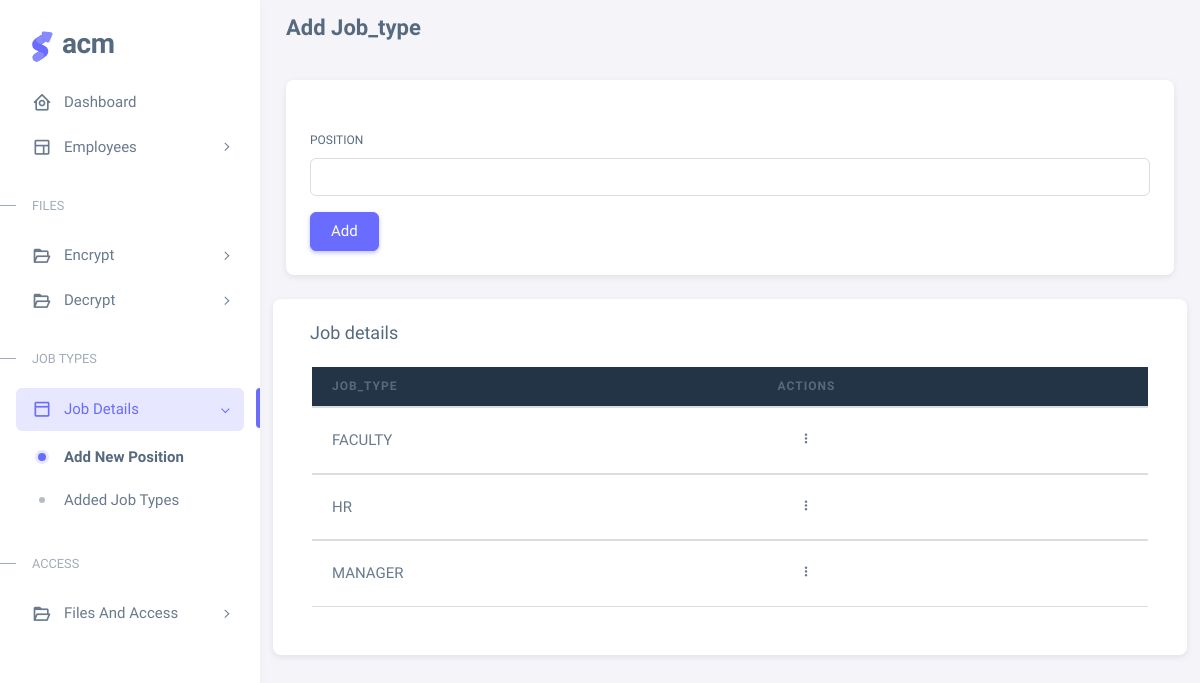
The app's page /add_job_type with its own data.
### payroll/models.py (models this page shows)
class Job_type(models.Model):
    position=models.CharField(max_length=20,unique=True)

### payroll/views.py (the view)
# urls.py: path('add_job_type',views.add_job_type),
def add_job_type(request):
    if request.method=='POST':
        position=request.POST['position'].upper()
        try:
            job_type=Job_type.objects.create(position=position)
            job_type.save()
            messages.success(request,'Job_type added')
        except:
            messages.success(request,'This Job exists')
        return redirect(add_job_type)
    else:
        return render(request,'admin_side/add_job_type.html',{'job_type':all_jobs()})

### payroll/views.py (called while the page is built)
def all_jobs():
    all_jobs=Job_type.objects.all()
    return all_jobs

### templates/admin_side/add_job_type.html (shortened to what this page needs)
<!DOCTYPE html>
<html
  lang="en"
  class="light-style layout-menu-fixed"
  dir="ltr"
  data-theme="theme-default"
  data-assets-path="../assets/"
  data-template="vertical-menu-template-free"
>
  <head>
{% load static %}
    <link href='https://unpkg.com/boxicons@2.1.4/css/boxicons.min.css' rel='stylesheet'>
    <link rel="stylesheet" href="{% static 'admin_side/assets/vendor/css/core.css' %}" class="template-customizer-core-css" />
    <link rel="stylesheet" href="{% static 'admin_side/assets/vendor/css/theme-default.css' %}" class="template-customizer-theme-css" />
    <link rel="stylesheet" href="{% static 'admin_side/assets/css/demo.css' %}" />
    <link rel="stylesheet" href="{% static 'admin_side/assets/vendor/libs/perfect-scrollbar/perfect-scrollbar.css' %}" />
  </head>
  <body>
    <div class="layout-wrapper layout-content-navbar">
      <div class="layout-container">
        <aside id="layout-menu" class="layout-menu menu-vertical menu bg-menu-theme">
          <div class="app-brand demo">
            <a href="../admin_home" class="app-brand-link">
              <span class="app-brand-logo demo">
              </span>
              <span class="app-brand-text demo menu-text fw-bolder ms-2">ACM</span>
            </a>
          </div>
          <ul class="menu-inner py-1">
            <li class="menu-item ">
                <a href="../admin_home" class="menu-link">
                  <i class="menu-icon tf-icons bx bx-home-circle"></i>
                  <div data-i18n="Analytics">Dashboard</div>
                </a>
              </li>
              <li class="menu-item">
                <a href="javascript:void(0);" class="menu-link menu-toggle">
                  <i class="menu-icon tf-icons bx bx-layout"></i>
                  <div data-i18n="Layouts">Employees</div>
                </a>
  <li class="menu-header small text-uppercase">
    <span class="menu-header-text">Files</span>
  </li>
  <li class="menu-item">
    <a href="javascript:void(0);" class="menu-link menu-toggle">
      <i class="menu-icon tf-icons bx bx-folder-open"></i>
      <div data-i18n="Account Settings">Encrypt</div>
    </a>
  </li>
  <li class="menu-item">
    <a href="javascript:void(0);" class="menu-link menu-toggle">
      <i class="menu-icon tf-icons bx bx-folder-open"></i>
      <div data-i18n="Account Settings">Decrypt</div>
    </a>
  </li>
  <li class="menu-header small text-uppercase">
    <span class="menu-header-text">Job Types</span>
  </li>
  <li class="menu-item active open">
    <a href="javascript:void(0);" class="menu-link menu-toggle">
      <i class="menu-icon tf-icons bx bx-dock-top"></i>
      <div data-i18n="Account Settings">Job Details</div>
    </a>
    <ul class="menu-sub">
      <li class="menu-item active">
        <a href="../add_job_type" class="menu-link">
          <div data-i18n="Account">Add New Position</div>
        </a>
      </li>
      <li class="menu-item">
        <a href="../view_added_job_types" class="menu-link">
          <div data-i18n="Notifications">Added Job Types</div>
        </a>
      </li>
    </ul>
  </li>
  <li class="menu-header small text-uppercase">
    <span class="menu-header-text">Access</span>
  </li>
  <li class="menu-item">
    <a href="javascript:void(0);" class="menu-link menu-toggle">
      <i class="menu-icon tf-icons bx bx-folder-open"></i>
      <div data-i18n="Account Settings">Files And Access</div>
    </a>
  </li>
          </ul>
        </aside>
        <div class="layout-page">
          <div class="content-wrapper">
            <div class="container flex-1 ">
              <h4 class="fw-bold py-3 mb-4"> Add Job_type</h4>
              <div class="row">
                <div class="col-xl">
                  <div class="card mb-4">
                    <div class="card-header d-flex justify-content-between align-items-center">
                    </div>
                    <div class="card-body">
                      <form action="" method="post" enctype="multipart/form-data">
                        <div class="mb-3">
                          <label class="form-label" for="basic-default-fullname">Position</label>
                          <input type="text" class="form-control" id="basic-default-fullname" name="position" placeholder="" required/>
                        </div>
                        <button type="submit" class="btn btn-primary">Add</button>
                      </form>
                    </div>
                  </div>
                </div>
                <div class="card">
                  <h5 class="card-header">Job details</h5>
                  <div class="table-responsive text-nowrap container">
                    {% if job_type %}
                    <table class="table table-hover mb-5">
                      <thead>
                        <tr class="bg-dark">
                          <th>Job_type</th>
                          <th>actions</th>
                        </tr>
                      </thead>
                      <tbody class="table">
                          {% for job in job_type %}
                          <tr>
                              <td>{{job.position}}</td>
                              <td>
                                  <div class="dropdown">
                                    <button type="button" class="btn p-0 dropdown-toggle hide-arrow" data-bs-toggle="dropdown">
                                      <i class="bx bx-dots-vertical-rounded"></i>
                                    </button>
                                  </div>
                                </td>
                          </tr>
                          {% endfor %}
                      </tbody>
                    </table>
                    {% else %}
                    No Types added
                    {% endif %}
                  </div>
                </div>
                </div>
              </div>
              </div>
            </div>
        </div>
      </div>
  </body>
</html>

### static/admin_side/assets/css/demo.css (style rules this page uses)
.menu .app-brand.demo { height: 64px; margin-top: 12px; }
.app-brand-logo.demo svg { width: 22px; height: 38px; }
.app-brand-text.demo { font-size: 1.75rem; letter-spacing: -0.5px; text-transform: lowercase; }

### records on screen
Job_type: position "FACULTY"
Job_type: position "HR"
Job_type: position "MANAGER"
